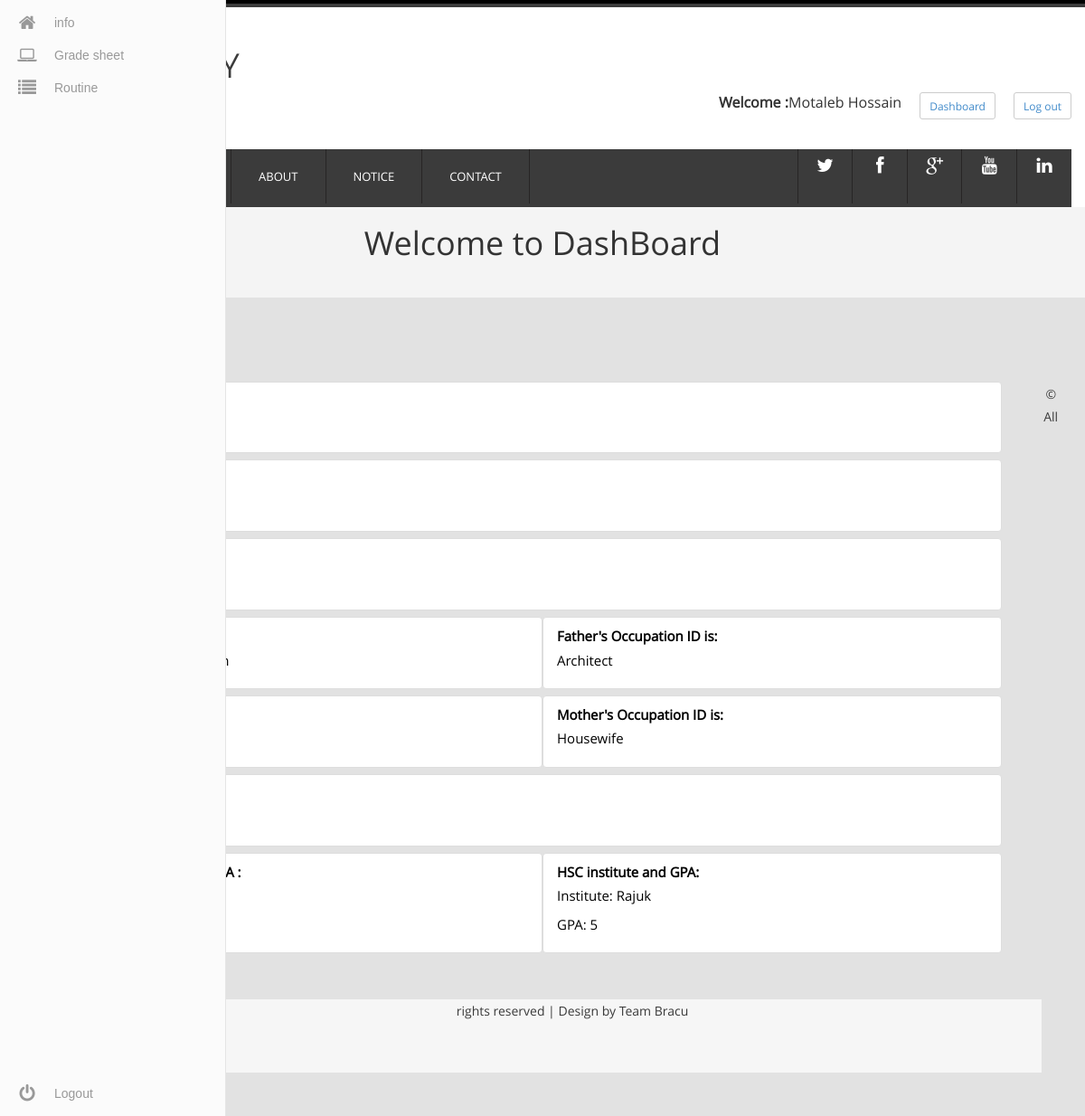
Screenshot of /includes/dashboard.php?stdid=10 (signed in) with the database file from the repository.
### tables this page shows
CREATE TABLE `personal_info` (
  `id` int(11) NOT NULL,
  `fname` varchar(50) DEFAULT NULL,
  `lname` varchar(50) DEFAULT NULL,
  `email` varchar(50) DEFAULT NULL,
  `faname` varchar(50) DEFAULT NULL,
  `faocu` varchar(15) NOT NULL,
  `moname` varchar(50) DEFAULT NULL,
  `moocu` varchar(15) NOT NULL,
  `addr` varchar(80) NOT NULL,
  `birth` date DEFAULT NULL,
  `gender` varchar(5) NOT NULL,
  `sscName` varchar(50) DEFAULT NULL,
  `sscGpa` int(1) DEFAULT NULL,
  `hscName` varchar(50) DEFAULT NULL,
  `hscGpa` int(1) DEFAULT NULL
);

### includes/stdInfo.php (the view, shortened to what this page needs)
<?php
    include_once 'database.php';
    include_once 'headerInside.php';
    $stdId = $_REQUEST["stdid"];
    $qry = "select * from personal_info where id=$stdId";
    $result = mysqli_query($conn,$qry);
    $subject = mysqli_fetch_assoc($result)
?>
<html>
    <head>
        <link rel="stylesheet" href="../css/header.css">
    </head>
    <body>
        <?php include_once 'sidebar.php';?>
        <div class="area" style="padding: 4%;">
            <div class="list-group" style="background-color: #f4f4f4;">
                <a href="#" id="nList" class="list-group-item list-group-item-action flex-column align-items-start col-sm-12">
                  <div class="d-flex w-100 justify-content-between">
                    <label class="mb-1">Your Student ID is: </label>
                  </div>
                  <p class="mb-1"><?php echo $subject["id"]?></p>
                </a>
            </div>
            <div class="list-group">
                <a href="#" id="nList" class="list-group-item list-group-item-action flex-column align-items-start col-sm-12">
                  <div class="d-flex w-100 justify-content-between">
                    <label class="mb-1">First Name is: </label>
                  </div>
                  <p class="mb-1"><?php echo $subject["fname"]?></p>
                </a>
            </div>
            <div class="list-group">
                <a href="#" id="nList" class="list-group-item list-group-item-action flex-column align-items-start col-sm-12">
                  <div class="d-flex w-100 justify-content-between">
                    <label class="mb-1">Last Name is: </label>
                  </div>
                  <p class="mb-1"><?php echo $subject["lname"]?></p>
                </a>
            </div>
            <div class="list-group">
                <a href="#" id="nList" class="list-group-item list-group-item-action flex-column align-items-start col-sm-6">
                  <div class="d-flex w-100 justify-content-between">
                    <label class="mb-1">Father's Name is: </label>
                  </div>
                  <p class="mb-1"><?php echo $subject["faname"]?></p>
                </a>
            </div>
            <div class="list-group">
                <a href="#" id="nList" class="list-group-item list-group-item-action flex-column align-items-start col-sm-6">
                  <div class="d-flex w-100 justify-content-between">
                    <label class="mb-1">Father's Occupation ID is: </label>
                  </div>
                  <p class="mb-1"><?php echo $subject["faocu"]?></p>
                </a>
            </div>
            <div class="list-group">
                <a href="#" id="nList" class="list-group-item list-group-item-action flex-column align-items-start col-sm-6">
                  <div class="d-flex w-100 justify-content-between">
                    <label class="mb-1">Mother's Name is: </label>
                  </div>
                  <p class="mb-1"><?php echo $subject["moname"]?></p>
                </a>
            </div>
            <div class="list-group">
                <a href="#" id="nList" class="list-group-item list-group-item-action flex-column align-items-start col-sm-6">
                  <div class="d-flex w-100 justify-content-between">
                    <label class="mb-1">Mother's Occupation ID is: </label>
                  </div>
                  <p class="mb-1"><?php echo $subject["moocu"]?></p>
                </a>
            </div>
            <div class="list-group">
                <a href="#" id="nList" class="list-group-item list-group-item-action flex-column align-items-start col-sm-12">
                  <div class="d-flex w-100 justify-content-between">
                    <label class="mb-1">Date of Birth: </label>
                  </div>
                  <p class="mb-1"><?php echo $subject["birth"]?></p>
                </a>
            </div>
            <div class="list-group">
                <a href="#" id="nList" class="list-group-item list-group-item-action flex-column align-items-start col-sm-6">
                  <div class="d-flex w-100 justify-content-between">
                    <label class="mb-1">SSC institute and GPA : </label>
                  </div>
                  <p class="mb-1"><?php echo "Institute: ".$subject["sscName"]?></p>
                  <p class="mb-1"><?php echo "GPA: ".$subject["sscGpa"]?></p>
                </a>
            </div>
            <div class="list-group">
                <a href="#" id="nList" class="list-group-item list-group-item-action flex-column align-items-start col-sm-6">
                  <div class="d-flex w-100 justify-content-between">
                    <label class="mb-1">HSC institute and GPA: </label>
                  </div>
                  <p class="mb-1"><?php echo "Institute: ".$subject["hscName"]?></p>
                  <p class="mb-1"><?php echo "GPA: ".$subject["hscGpa"]?></p>
                </a>
            </div>
        </div>
    </body>
    <?php
        include_once 'footer.php';
    ?>
</html>

### css/style.css (style rules this page uses)
body { font-family: 'open_sansregular'; background:#ffffff; font-size: 100%; }

### css/header.css (style rules this page uses)
* { margin-top: 0; padding: 0; text-decoration: none; list-style: none; }
.area { float: left; background: #e2e2e2; width: 100%; height: 100%; }

### includes/stdInfo.php (style rules this page uses)
#nList { margin-bottom: 7px; color: black; font-size: 15px; }

### rows the page displays
personal_info: faocu "Architect", moocu "Housewife", hscName "Rajuk", hscGpa "5"

### other values shown
$_SESSION['uname'] "Motaleb Hossain"
